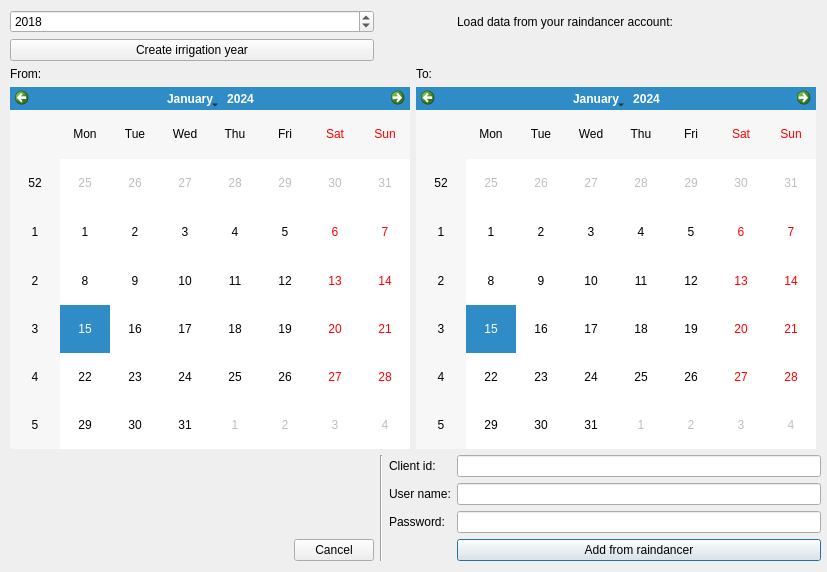
<?xml version="1.0" encoding="UTF-8"?>
<ui version="4.0">
 <class>ImportIrrigationDialogBase</class>
 <widget class="QDialog" name="ImportIrrigationDialogBase">
  <property name="geometry">
   <rect>
    <x>0</x>
    <y>0</y>
    <width>827</width>
    <height>572</height>
   </rect>
  </property>
  <property name="windowTitle">
   <string>Add indata to the model</string>
  </property>
  <widget class="QWidget" name="gridLayoutWidget">
   <property name="geometry">
    <rect>
     <x>10</x>
     <y>10</y>
     <width>811</width>
     <height>551</height>
    </rect>
   </property>
   <layout class="QGridLayout" name="gridLayout">
    <item row="6" column="3">
     <widget class="QLineEdit" name="LEPassword">
      <property name="text">
       <string/>
      </property>
     </widget>
    </item>
    <item row="7" column="3">
     <widget class="QPushButton" name="PBGetData">
      <property name="text">
       <string>Add from raindancer</string>
      </property>
     </widget>
    </item>
    <item row="6" column="2">
     <widget class="QLabel" name="label_18">
      <property name="text">
       <string>Password:</string>
      </property>
     </widget>
    </item>
    <item row="4" column="2">
     <widget class="QLabel" name="label_19">
      <property name="text">
       <string>Client id:</string>
      </property>
     </widget>
    </item>
    <item row="4" column="3">
     <widget class="QLineEdit" name="LEClientId">
      <property name="text">
       <string/>
      </property>
     </widget>
    </item>
    <item row="4" column="1" rowspan="4">
     <widget class="Line" name="line">
      <property name="orientation">
       <enum>Qt::Vertical</enum>
      </property>
     </widget>
    </item>
    <item row="5" column="2">
     <widget class="QLabel" name="label_20">
      <property name="text">
       <string>User name:</string>
      </property>
     </widget>
    </item>
    <item row="7" column="0">
     <widget class="QDialogButtonBox" name="button_box">
      <property name="orientation">
       <enum>Qt::Horizontal</enum>
      </property>
      <property name="standardButtons">
       <set>QDialogButtonBox::Cancel</set>
      </property>
      <property name="centerButtons">
       <bool>false</bool>
      </property>
     </widget>
    </item>
    <item row="0" column="0">
     <widget class="QDateEdit" name="DECreateYear">
      <property name="dateTime">
       <datetime>
        <hour>0</hour>
        <minute>0</minute>
        <second>0</second>
        <year>2018</year>
        <month>1</month>
        <day>1</day>
       </datetime>
      </property>
      <property name="displayFormat">
       <string>yyyy</string>
      </property>
     </widget>
    </item>
    <item row="0" column="3">
     <widget class="QLabel" name="label_23">
      <property name="text">
       <string>Load data from your raindancer account:</string>
      </property>
     </widget>
    </item>
    <item row="5" column="3">
     <widget class="QLineEdit" name="LEUserName">
      <property name="text">
       <string/>
      </property>
     </widget>
    </item>
    <item row="1" column="0">
     <widget class="QPushButton" name="PBCreateYear">
      <property name="enabled">
       <bool>true</bool>
      </property>
      <property name="text">
       <string>Create irrigation year</string>
      </property>
     </widget>
    </item>
    <item row="2" column="0" colspan="4">
     <layout class="QFormLayout" name="formLayout">
      <item row="0" column="0">
       <widget class="QLabel" name="label">
        <property name="text">
         <string>From:</string>
        </property>
       </widget>
      </item>
      <item row="0" column="1">
       <widget class="QLabel" name="label_2">
        <property name="text">
         <string>To:</string>
        </property>
       </widget>
      </item>
      <item row="1" column="0">
       <widget class="QCalendarWidget" name="CWFrom">
        <property name="minimumSize">
         <size>
          <width>400</width>
          <height>0</height>
         </size>
        </property>
        <property name="maximumSize">
         <size>
          <width>400</width>
          <height>16777215</height>
         </size>
        </property>
       </widget>
      </item>
      <item row="1" column="1">
       <widget class="QCalendarWidget" name="CWTo">
        <property name="minimumSize">
         <size>
          <width>400</width>
          <height>0</height>
         </size>
        </property>
        <property name="maximumSize">
         <size>
          <width>400</width>
          <height>16777215</height>
         </size>
        </property>
       </widget>
      </item>
     </layout>
    </item>
   </layout>
  </widget>
 </widget>
 <tabstops>
  <tabstop>LEClientId</tabstop>
  <tabstop>LEUserName</tabstop>
  <tabstop>LEPassword</tabstop>
  <tabstop>PBGetData</tabstop>
 </tabstops>
 <resources/>
 <connections>
  <connection>
   <sender>button_box</sender>
   <signal>accepted()</signal>
   <receiver>ImportIrrigationDialogBase</receiver>
   <slot>accept()</slot>
   <hints>
    <hint type="sourcelabel">
     <x>20</x>
     <y>20</y>
    </hint>
    <hint type="destinationlabel">
     <x>20</x>
     <y>20</y>
    </hint>
   </hints>
  </connection>
  <connection>
   <sender>button_box</sender>
   <signal>rejected()</signal>
   <receiver>ImportIrrigationDialogBase</receiver>
   <slot>reject()</slot>
   <hints>
    <hint type="sourcelabel">
     <x>20</x>
     <y>20</y>
    </hint>
    <hint type="destinationlabel">
     <x>20</x>
     <y>20</y>
    </hint>
   </hints>
  </connection>
 </connections>
</ui>
